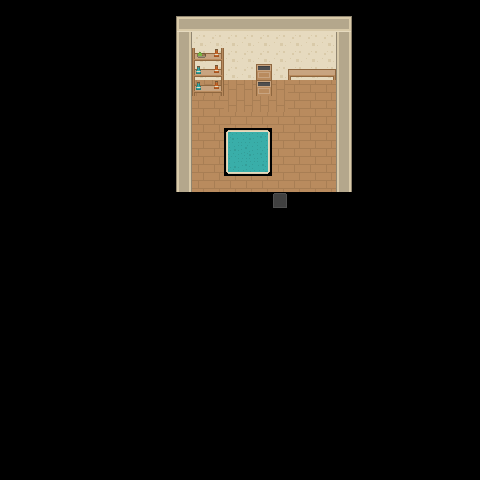

A 2D game scene composited from a Tiled map and its tileset images. What follows is a short description and the map's XML, with each tile layer's data collapsed to a summary:
An orthogonal 30x30 tile map with 16x16 px tiles, 2 tile layers (Слой тайлов 1, Слой тайлов 2) and 28 objects.

<map version="1.0" tiledversion="1.0.3" orientation="orthogonal" renderorder="left-down" width="30" height="30" tilewidth="16" tileheight="16" nextobjectid="7">
 <tileset firstgid="1" name="house" tilewidth="16" tileheight="16" spacing="1" tilecount="1767" columns="57">
  <image source="../Art/roguelikeSheet_transparent.png" width="968" height="526" />
  <tile id="173">
   <objectgroup draworder="index">
    <object id="4" x="1.90909" y="2.09091" width="13.8182" height="13.7273" />
   </objectgroup>
  </tile>
  <tile id="174">
   <objectgroup draworder="index">
    <object id="1" x="0" y="1.81818" width="15.8182" height="14.0909" />
   </objectgroup>
  </tile>
  <tile id="175">
   <objectgroup draworder="index">
    <object id="1" x="0" y="1.90909" width="14" height="14" />
   </objectgroup>
  </tile>
  <tile id="230">
   <objectgroup draworder="index">
    <object id="1" x="2" y="-0.0909091" width="13.8182" height="16" />
   </objectgroup>
  </tile>
  <tile id="231">
   <objectgroup draworder="index">
    <object id="1" x="0" y="0" width="16" height="15.9091" />
   </objectgroup>
  </tile>
  <tile id="232">
   <objectgroup draworder="index">
    <object id="1" x="0" y="0" width="13.9091" height="15.8182" />
   </objectgroup>
  </tile>
  <tile id="287">
   <objectgroup draworder="index">
    <object id="1" x="2" y="-0.0909091" width="14" height="14.9091" />
   </objectgroup>
  </tile>
  <tile id="288">
   <objectgroup draworder="index">
    <object id="1" x="0" y="-0.0909091" width="16" height="15" />
   </objectgroup>
  </tile>
  <tile id="289">
   <objectgroup draworder="index">
    <object id="1" x="-0.0909091" y="0" width="14" height="14.9091" />
   </objectgroup>
  </tile>
  <tile id="296">
   <objectgroup draworder="index">
    <object id="1" x="-0.0909091" y="-0.181818" width="16.0909" height="16.3636" />
   </objectgroup>
  </tile>
  <tile id="297">
   <objectgroup draworder="index">
    <object id="1" x="0.0909091" y="-0.0909091" width="15.9091" height="15.9091" />
   </objectgroup>
  </tile>
  <tile id="353">
   <objectgroup draworder="index">
    <object id="1" x="-0.272727" y="-2.18182" width="16.2727" height="17.9091" />
   </objectgroup>
  </tile>
  <tile id="354">
   <objectgroup draworder="index">
    <object id="2" x="-0.272727" y="-1.36364" width="16.0909" height="17.4545" />
   </objectgroup>
  </tile>
  <tile id="409">
   <objectgroup draworder="index">
    <object id="1" x="1.81818" y="1.54545" width="14.1818" height="14.2727" />
   </objectgroup>
  </tile>
  <tile id="410">
   <objectgroup draworder="index">
    <object id="1" x="-0.0909091" y="1.72727" width="15.8182" height="14.1818" />
   </objectgroup>
  </tile>
  <tile id="411">
   <objectgroup draworder="index">
    <object id="1" x="-0.0909091" y="1.90909" width="14" height="13.9091" />
   </objectgroup>
  </tile>
  <tile id="466">
   <objectgroup draworder="index">
    <object id="1" x="1.90909" y="-0.181818" width="14" height="16" />
   </objectgroup>
  </tile>
  <tile id="467">
   <objectgroup draworder="index">
    <object id="1" x="0" y="0" width="16.0909" height="16" />
   </objectgroup>
  </tile>
  <tile id="468">
   <objectgroup draworder="index">
    <object id="1" x="-0.0909091" y="-0.181818" width="14.1818" height="16.0909" />
   </objectgroup>
  </tile>
  <tile id="523">
   <objectgroup draworder="index">
    <object id="1" x="2.09091" y="-0.181818" width="13.8182" height="13.9091" />
   </objectgroup>
  </tile>
  <tile id="524">
   <objectgroup draworder="index">
    <object id="1" x="0" y="-0.0909091" width="16.0909" height="13.9091" />
   </objectgroup>
  </tile>
  <tile id="525">
   <objectgroup draworder="index">
    <object id="1" x="0" y="0" width="14.0909" height="14" />
   </objectgroup>
  </tile>
 </tileset>
 <layer name="Слой тайлов 1" width="30" height="30">
  <data>[900 cells, 122 non-empty, 18 distinct tile ids]</data>
 </layer>
 <layer name="Слой тайлов 2" width="30" height="30">
  <data>[900 cells, 9 non-empty, 6 distinct tile ids]</data>
 </layer>
 <objectgroup name="hehe">
  <object id="1" x="224" y="127.333" width="45.3333" height="47.3333" />
  <object id="2" x="176.667" y="192.667" width="96" height="8" />
  <object id="3" x="292" y="191.333" width="58.6667" height="9.33333" />
  <object id="4" x="334.667" y="17.3333" width="14.6667" height="173.333" />
  <object id="5" x="177.333" y="16.6667" width="156.667" height="64" />
  <object id="6" x="176" y="81.3333" width="13.3333" height="111.333" />
 </objectgroup>
</map>
